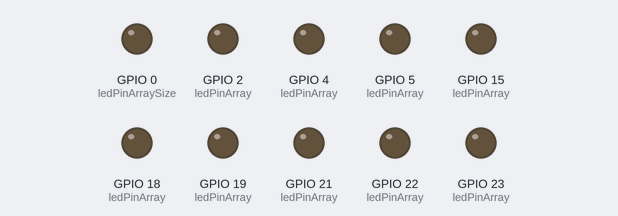
This sketch was run on a simulated ESP32. On the bench: output pins drawn as LEDs (lit = HIGH). What the sketch prints to the serial monitor is not drawn.

Above: at 0.05 s.
At 0.2 s:
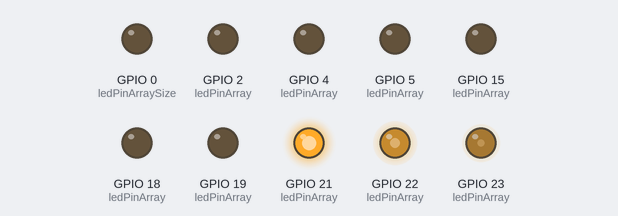
At 0.4 s:
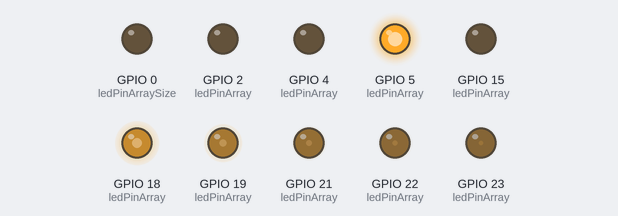
At 0.75 s:
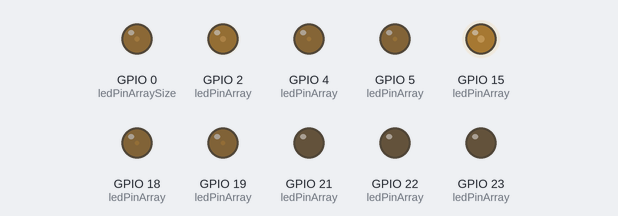
At 1.35 s:
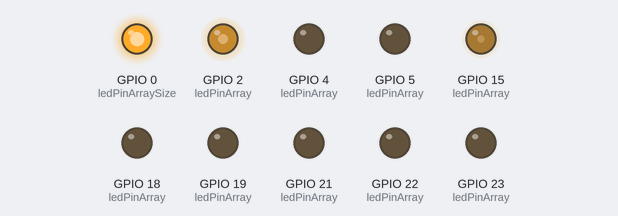
At 1.8 s:
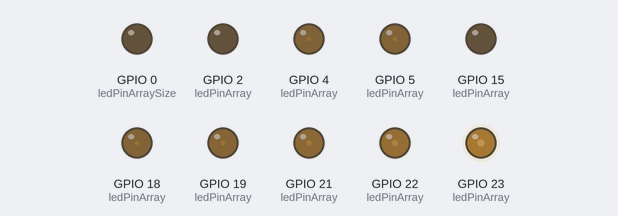
Timing chart, 0 to 5.0 s (numbered marks = the images above):
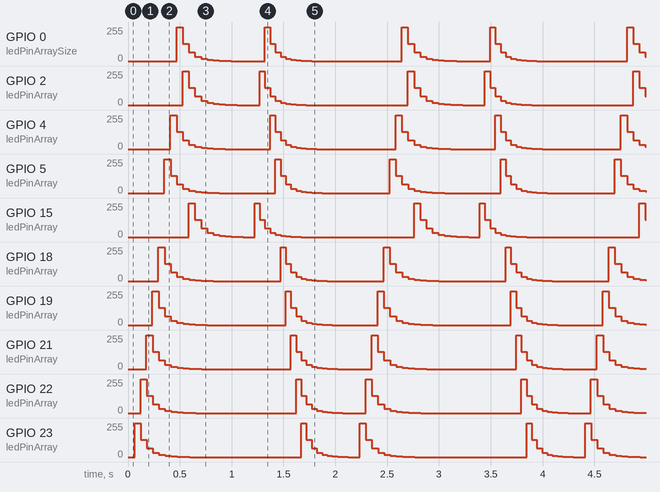

The sketch:

004-03_breathing_light_pwm_Ledbar.ino
```cpp
/**********************************************************************
* Filename    : 004-03_breathing_light_pwm_Ledbar
* Description : Make Ledbar lights to fade in and out
* using PWM (Pulse Width Modulation) according to
* a specific pattern
* Auther      : Alternative Solutions
* Modification: 2026/02/07
**********************************************************************/

#define PWM_FRQ      1000 //define PWM Frequency
#define PWM_BIT      10   //define PWM Precision

#define DELAY_TIME   50

//define LED pin Array
const byte ledPinArray[] = {15, 2, 0, 4, 5, 18, 19, 21, 22, 23};
//define the PWM channels
const byte chnArray[] = {0, 1, 2, 3, 4, 5, 6, 7, 8, 9};
//define the PWM duties
const int dutyArray[] = {
  0, 0, 0, 0, 0, 0, 0, 0, 0, 0,
  1024, 512, 256, 128, 64, 32, 16, 8, 4, 2,
  0, 0, 0, 0, 0, 0, 0, 0, 0, 0
};

int ledPinArraySize = 0;

// the setup function runs once when you press reset or power the board
void setup() {
  ledPinArraySize = sizeof(ledPinArray);
  // Attach the LEDs to PWM Channel.
  for (int i = 0; i < ledPinArraySize; i++) {
    ledcAttachChannel(ledPinArray[i], PWM_FRQ, PWM_BIT, chnArray[i]);
  }
  Serial.begin(112500);
}

// the loop function runs over and over again forever
void loop() {

  for (int i = 0; i < 20; i++) {        //flowing one side to other side
    Serial.print("i= ");
    Serial.println(i);
    for (int j = 0; j < ledPinArraySize; j++) {
      ledcWrite(ledPinArray[j], dutyArray[i + j]);
      //delay(2000);
      Serial.print("j= ");
      Serial.print(j);
      Serial.print(" duty= ");
      Serial.print(dutyArray[i + j]);
      Serial.println();
    }
    delay(DELAY_TIME);
    Serial.println("Next...");
  }

  for (int i = 0; i < 20; i++) {      //flowing one side to other side
    for (int j = ledPinArraySize - 1; j >= 0; j--) {
      ledcWrite(ledPinArray[j], dutyArray[i + (ledPinArraySize - 1 - j)]);
    }
    delay(DELAY_TIME);
  }
}
```
